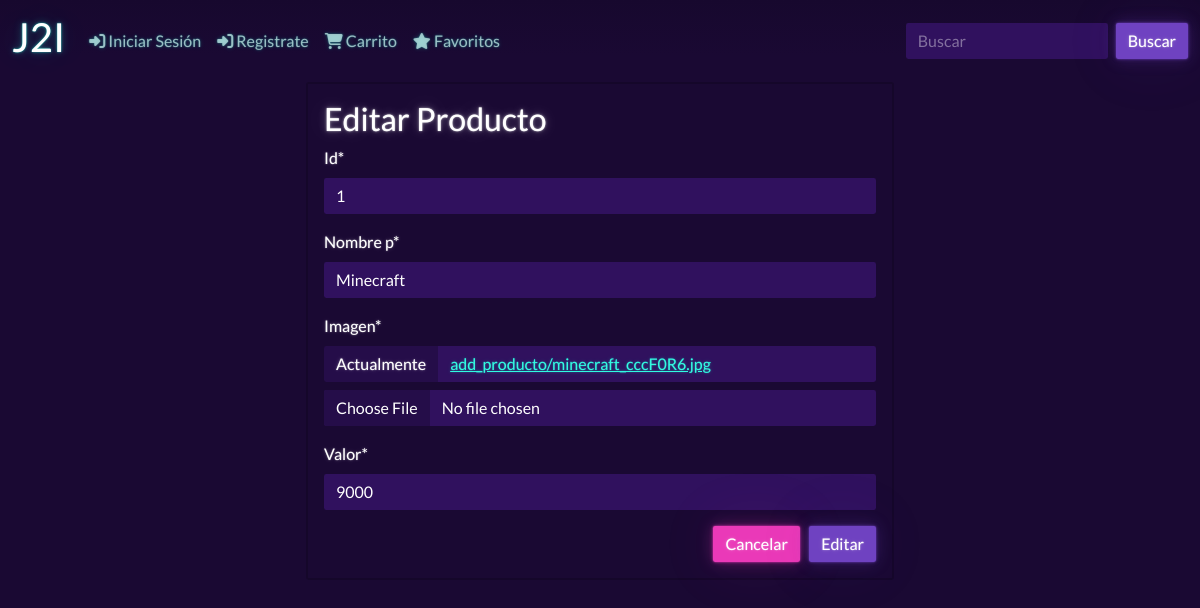
Page /mod_producto/1/ on the committed database.
### app/models.py (models this page shows, shortened)
class Producto(models.Model):
    id=models.IntegerField( primary_key=True , null=False)
    nombre_p = models.CharField( max_length=50,null=False)
    imagen = models.ImageField("Imagen", upload_to='add_producto', null=True)
    valor = models.IntegerField(null=False)

### app/views.py (the view, shortened to what this page needs)
# urls.py: path('mod_producto/<id>/', mod_producto, name='mod_producto'),
def mod_producto(request, id):
    producto = get_object_or_404(Producto, id=id)
    data = {
        'form': ProductoForm(instance=producto)
    }
    return render(request, 'app/mod_producto.html', data)

### app/forms.py
class ProductoForm(forms.ModelForm):
    class Meta:
        model = Producto
        fields = '__all__'

### app/context_processor.py (called while the page is built)
def total_carrito(request):
    total = 0
    if request.user.is_authenticated:
        if "carrito" in request.session.keys():
            for key, value in request.session["carrito"].items():
                total += int(value["acumulado"])
    return {"total_carrito": total}

### app/templates/app/mod_producto.html (shortened to what this page needs)
{% extends "app/base.html" %}
{% load static %}
{% load crispy_forms_tags%}
{% block contenido %}
<div class = "row">
    <div class= "col-12 col-md-6 offset-md-3">
    <div class="card">
        <div class="card-body">
            <h2>Editar Producto</h2>
            <form action="" method="post" enctype="multipart/form-data">
                {{form | crispy}}
                <div class="d-flex justify-content-end">
                    <input type="reset" value="Cancelar" class="btn btn-secondary">
                    <input type="submit" value="Editar" class="btn btn-primary">
                </div>
            </form>
        </div>
    </div>
    </div>
</div>
{% endblock contenido %}

### rows in the picture
Producto: id "1", nombre_p "Minecraft", valor "9000"
